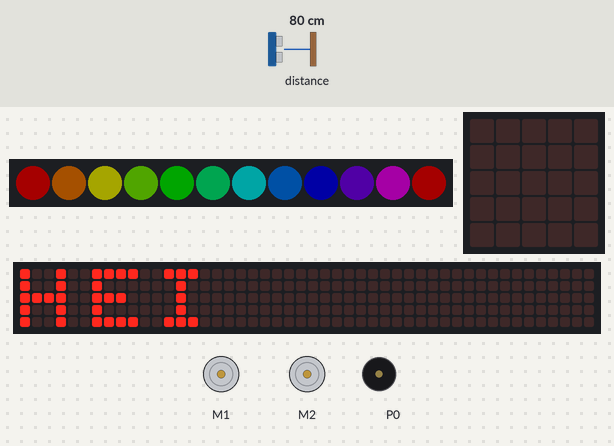
Bench run of a program on a simulated BBC micro:bit (MakeCode). Parts: 12 RGB LEDs in strip order, left to right, the board's 5×5 LED display, a strip that is not on the board, showing the scrolling text unrolled, 2 × DC motor (green arrow = forward, orange = backward, longer = faster), buzzer (waves = sounding). Inputs (shaded band) come from the test bench; at power-on: distance to the obstacle 80 cm. Dim RGB values are drawn brighter than linear; random numbers come from a fixed seed; the 48×5 strip is a reading aid, not a part: it shows the text the display is scrolling, unrolled, one strip-width of it at a time.

Above: at 3.1 s.
At 4.8 s:
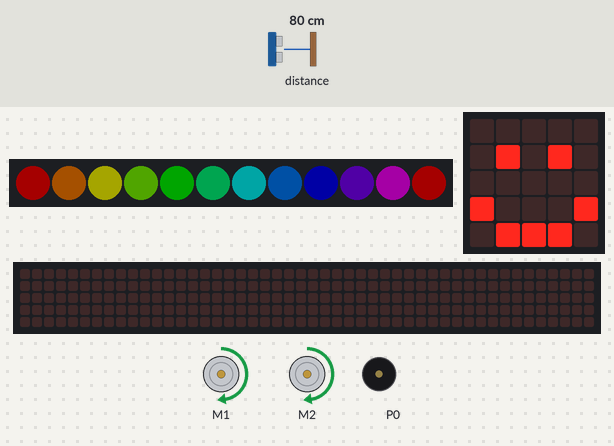
4.9 s: distance to the obstacle set to 14 cm
6.6 s: distance to the obstacle set to 11 cm
At 7.2 s:
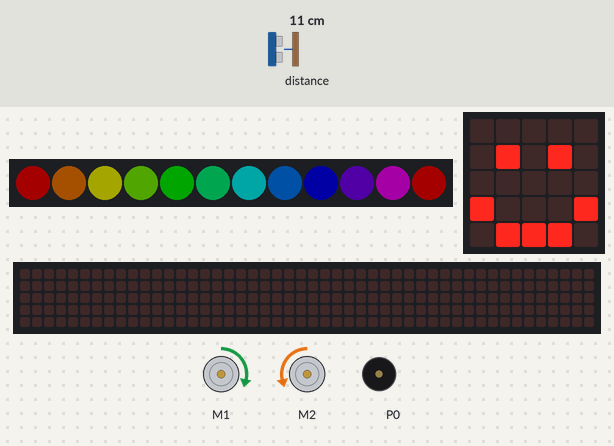
At 8.4 s:
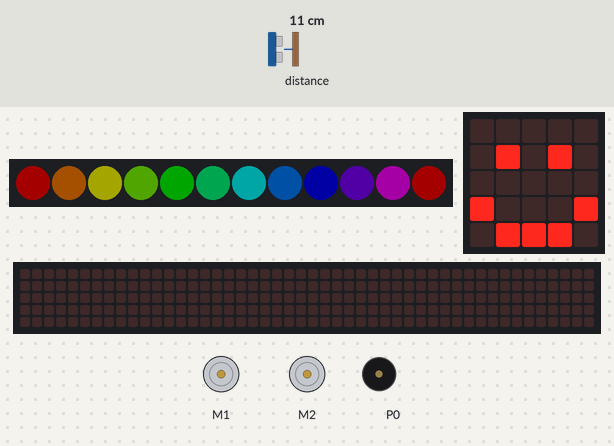
9.6 s: distance to the obstacle set to 2 cm
At 10.7 s:
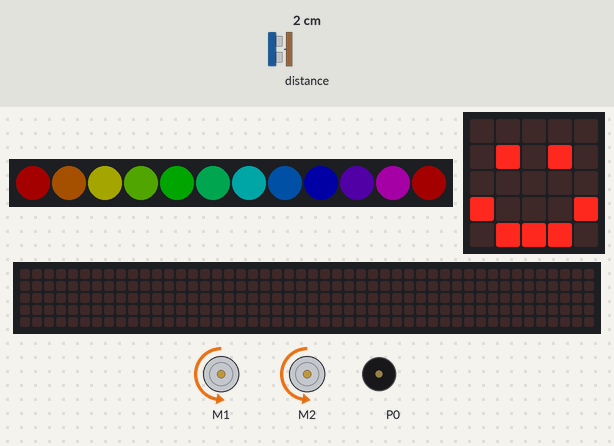
12.6 s: distance to the obstacle set to 9 cm
15.3 s: distance to the obstacle set to 4 cm
18.3 s: distance to the obstacle set to 18 cm
Timing chart, 0 to 21.0 s (numbered marks = the images above; inputs shaded):
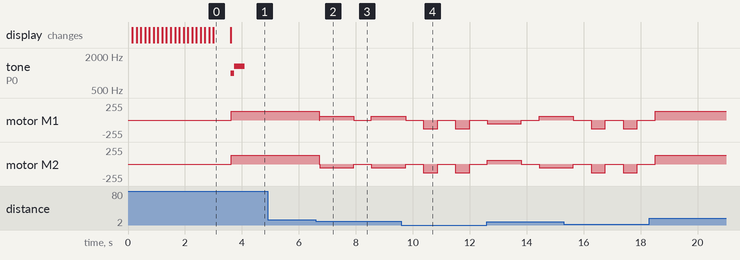

Measured:
- the behaviour switches between 13 and 12 cm on distance to the obstacle (found by bisection; images 1 and 2)
- after the input at 4.9 s, every drawn part: stays the same
- after the input at 6.6 s, motor M1: forward 128/255 → forward 56/255 after 0.12 s, → stopped 1.2 s later, → forward 56/255 0.63 s later; motor M2: forward 128/255 → backward 56/255 after 0.12 s, → stopped 1.2 s later, → backward 56/255 0.63 s later
- what the display in image 0 shows lasts 0.6 s, from 3.0 s to 3.6 s

The program:

main.ts
```typescript
let randomNumber = randint(0, 1)
bitbot.ledRainbow()
basic.showString("HEI")
music.startMelody(music.builtInMelody(Melodies.BaDing), MelodyOptions.Once)
bitbot.go(BBDirection.Forward, 50)
basic.forever(function () {
    randomNumber = randint(0, 1)
    bitbot.BBBias(BBRobotDirection.Left, 10)
    basic.showIcon(IconNames.Happy)
    if (bitbot.sonar(BBPingUnit.Centimeters) < 5) {
        bitbot.goms(BBDirection.Reverse, 50, 500)
    } else if (bitbot.sonar(BBPingUnit.Centimeters) < 13) {
        bitbot.stop(BBStopMode.Brake)
        if (randomNumber == 0) {
            bitbot.rotatems(BBRobotDirection.Left, 22, 1200)
        } else if (randomNumber == 1) {
            bitbot.rotatems(BBRobotDirection.Right, 22, 1200)
        }
    } else {
        bitbot.go(BBDirection.Forward, 50)
    }
})
```

test.ts
```typescript
// testene settes inn her; disse vil ikke kompilert så lenge denne pakken blir brukt som en utvidelse.
```
